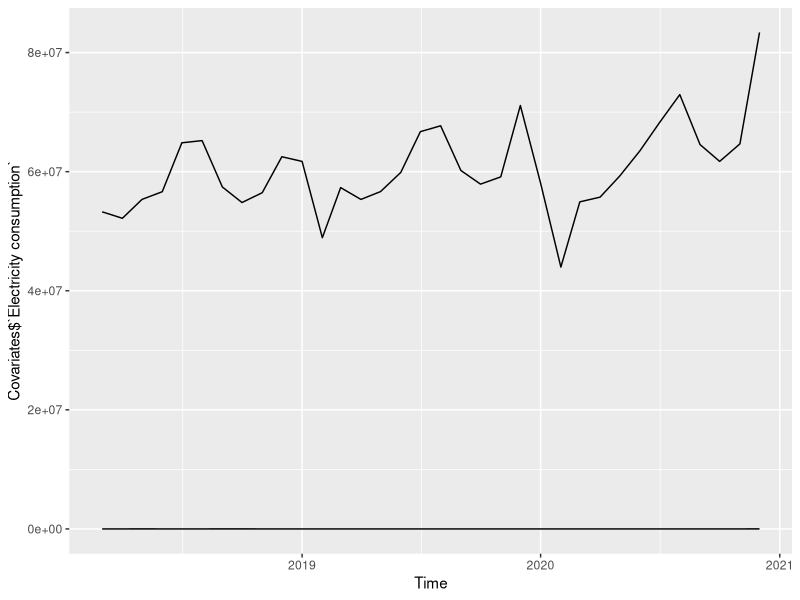

Recreate this plot in R. (Note: this script raises an error after producing the figure.)
#### Workspace set-up ####
library(tidyverse)
library(tibble)
library(ggplot2)
library(readxl)
library(dplyr)
#install.packages("xlsx")
install.packages("writexl")
library(writexl)
library(DiagrammeR)



Covariates<- read_excel(here::here("Input/Covariates.xlsx"))

ggplot(data= Covariates)+
  geom_line(aes(x= Time, y= Covariates$`Electricity consumption`))+
  geom_line(aes(x= Time, y= CBCFI))


## Density test ##
#Exp_data_RDit_2<- as.data.frame(Exp_data_RDit[-c(133),])

#model_desnity_test<- rddensity(Exp_data_RDit$Price, c= Exp_data_RDit$Price[132], p=1)
#summary(model_desnity_test



## Visualize parallel trend ##
Df2$Time<- as.Date(Df2$Time)
ggplot(data = Df2,
       aes(x= Time, y= Contribution_percentage, col= Energy))+
  geom_line()+
  geom_vline(xintercept = Df2$Time[132], linetype= 4,color="red",size=1)+
  labs(y="Coal Spot Price", title= "Local Linear")+
  (scale_x_date(labels=date_format("%b %y"),
                breaks= date_breaks("3 months")))
